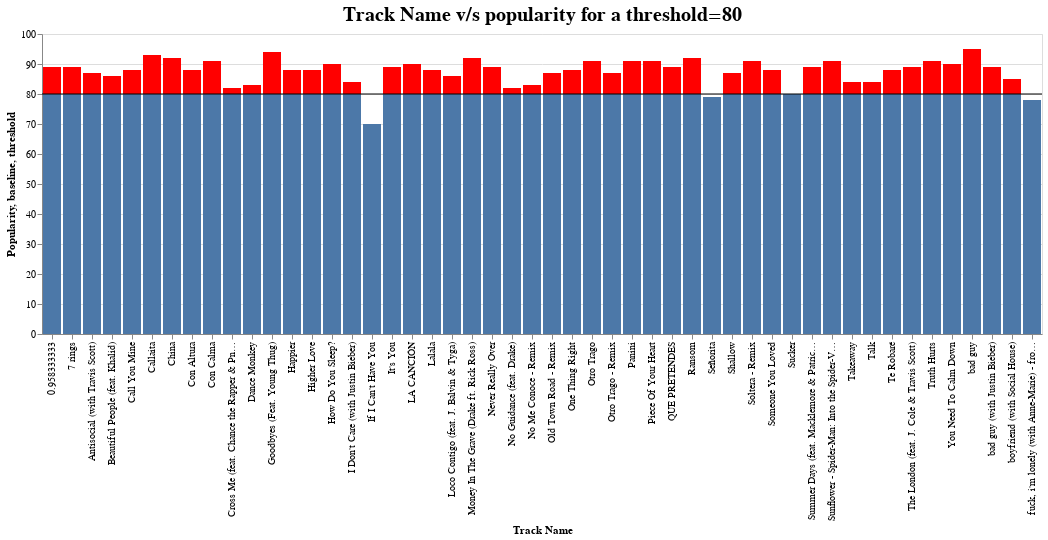

The cell this chart's notebook holds for it:
### Markdown cell above
### TASK 3: We now want to show the popularity of each track by visualizing it on a bar chart with highlighted segments so that we can highlight values beyond a threshold. Show and list the track names whose popularity is less than 80

### Code cell
threshold = pd.DataFrame([{"threshold": 80}])   # Decides the threshold value

bars = alt.Chart(spotify).mark_bar().encode(   # mark_bar will display a bar plot
    x="Track Name",
    y="Popularity",
).properties(
    title='Track Name v/s popularity for a threshold=80'  # chart title
)

highlight = alt.Chart(spotify).mark_bar(color="red").encode(
    x='Track Name',
    y='baseline:Q',
    y2='Popularity'   # Second parameter for the height of the plot
).transform_filter(
    alt.datum.Popularity > 80
).transform_calculate("baseline", "80")

highlight.properties(
    title='Track Name v/s popularity for a threshold=80'  # chart title
)

rule = alt.Chart(threshold).mark_rule().encode(    # mark_rule creates a vertical/horizontal line spanning the axis
    y='threshold:Q'
).properties(
    title='Track Name v/s popularity for a threshold=80'  # chart title
)

(bars + highlight + rule).properties(width=750)  # Concatenating all 3 variables to create the plot

(bars + highlight + rule).configure_title(
    fontSize=20,
    font='Courier',
    anchor='middle',
    color='black'
)

### Figure 1 — Vega-Lite specification as saved in the notebook (floating-point values rounded to 4 significant figures)
{"config": {"view": {"continuousWidth": 400, "continuousHeight": 300}, "title": {"anchor": "middle", "color": "black", "font": "Courier", "fontSize": 20}}, "layer": [{"mark": "bar", "encoding": {"x": {"type": "nominal", "field": "Track Name"}, "y": {"type": "quantitative", "field": "Popularity"}}, "title": "Track Name v/s popularity for a threshold=80"}, {"mark": {"type": "bar", "color": "red"}, "encoding": {"x": {"type": "nominal", "field": "Track Name"}, "y": {"type": "quantitative", "field": "baseline"}, "y2": {"field": "Popularity"}}, "transform": [{"filter": "(datum.Popularity > 80)"}, {"calculate": "80", "as": "baseline"}]}, {"data": {"name": "data-68a633ac5df49b643aae751924867dba"}, "mark": "rule", "encoding": {"y": {"type": "quantitative", "field": "threshold"}}, "title": "Track Name v/s popularity for a threshold=80"}], "data": {"name": "data-459581acc2e1a9d92f0d76b9145d00c9"}, "$schema": "https://vega.github.io/schema/vega-lite/v4.8.1.json", "datasets": {"data-459581acc2e1a9d92f0d76b9145d00c9": [{"Track ID": 1, "Track Name": "Señorita", "Artist Name": "Shawn Mendes", "Genre": "canadian pop", "Beats per min": 117, "Energy": 55, "Danceability": 76, "Loudness(dB)": -6, "Liveness": 8, "Valence": 75, "Length": 191, "Acousticness": 4, "Speechiness": 3, "Popularity": 79}, {"Track ID": 2, "Track Name": "China", "Artist Name": "Anuel AA", "Genre": "reggaeton flow", "Beats per min": 105, "Energy": 81, "Danceability": 79, "Loudness(dB)": -4, "Liveness": 8, "Valence": 61, "Length": 302, "Acousticness": 8, "Speechiness": 9, "Popularity": 92}, {"Track ID": 3, "Track Name": "boyfriend (with Social House)", "Artist Name": "Ariana Grande", "Genre": "dance pop", "Beats per min": 190, "Energy": 80, "Danceability": 40, "Loudness(dB)": -4, "Liveness": 16, "Valence": 70, "Length": 186, "Acousticness": 12, "Speechiness": 46, "Popularity": 85}, {"Track ID": 4, "Track Name": "Beautiful People (feat. Khalid)", "Artist Name": "Ed Sheeran", "Genre": "pop", "Beats per min": 93, "Energy": 65, "Danceability": 64, "Loudness(dB)": -8, "Liveness": 8, "Valence": 55, "Length": 198, "Acousticness": 12, "Speechiness": 19, "Popularity": 86}, {"Track ID": 5, "Track Name": "Goodbyes (Feat. Young Thug)", "Artist Name": "Post Malone", "Genre": "dfw rap", "Beats per min": 150, "Energy": 65, "Danceability": 58, "Loudness(dB)": -4, "Liveness": 11, "Valence": 18, "Length": 175, "Acousticness": 45, "Speechiness": 7, "Popularity": 94}, {"Track ID": 6, "Track Name": "I Don't Care (with Justin Bieber)", "Artist Name": "Ed Sheeran", "Genre": "pop", "Beats per min": 102, "Energy": 68, "Danceability": 80, "Loudness(dB)": -5, "Liveness": 9, "Valence": 84, "Length": 220, "Acousticness": 9, "Speechiness": 4, "Popularity": 84}, {"Track ID": 7, "Track Name": "Ransom", "Artist Name": "Lil Tecca", "Genre": "trap music", "Beats per min": 180, "Energy": 64, "Danceability": 75, "Loudness(dB)": -6, "Liveness": 7, "Valence": 23, "Length": 131, "Acousticness": 2, "Speechiness": 29, "Popularity": 92}, {"Track ID": 8, "Track Name": "How Do You Sleep?", "Artist Name": "Sam Smith", "Genre": "pop", "Beats per min": 111, "Energy": 68, "Danceability": 48, "Loudness(dB)": -5, "Liveness": 8, "Valence": 35, "Length": 202, "Acousticness": 15, "Speechiness": 9, "Popularity": 90}, {"Track ID": 9, "Track Name": "Old Town Road - Remix", "Artist Name": "Lil Nas X", "Genre": "country rap", "Beats per min": 136, "Energy": 62, "Danceability": 88, "Loudness(dB)": -6, "Liveness": 11, "Valence": 64, "Length": 157, "Acousticness": 5, "Speechiness": 10, "Popularity": 87}, {"Track ID": 10, "Track Name": "bad guy", "Artist Name": "Billie Eilish", "Genre": "electropop", "Beats per min": 135, "Energy": 43, "Danceability": 70, "Loudness(dB)": -11, "Liveness": 10, "Valence": 56, "Length": 194, "Acousticness": 33, "Speechiness": 38, "Popularity": 95}, {"Track ID": 11, "Track Name": "Callaita", "Artist Name": "Bad Bunny", "Genre": "reggaeton", "Beats per min": 176, "Energy": 62, "Danceability": 61, "Loudness(dB)": -5, "Liveness": 24, "Valence": 24, "Length": 251, "Acousticness": 60, "Speechiness": 31, "Popularity": 93}, {"Track ID": 12, "Track Name": "Loco Contigo (feat. J. Balvin & Tyga)", "Artist Name": "DJ Snake", "Genre": "dance pop", "Beats per min": 96, "Energy": 71, "Danceability": 82, "Loudness(dB)": -4, "Liveness": 15, "Valence": 38, "Length": 185, "Acousticness": 28, "Speechiness": 7, "Popularity": 86}, {"Track ID": 13, "Track Name": "Someone You Loved", "Artist Name": "Lewis Capaldi", "Genre": "pop", "Beats per min": 110, "Energy": 41, "Danceability": 50, "Loudness(dB)": -6, "Liveness": 11, "Valence": 45, "Length": 182, "Acousticness": 75, "Speechiness": 3, "Popularity": 88}, {"Track ID": 14, "Track Name": "Otro Trago - Remix", "Artist Name": "Sech", "Genre": "panamanian pop", "Beats per min": 176, "Energy": 79, "Danceability": 73, "Loudness(dB)": -2, "Liveness": 6, "Valence": 76, "Length": 288, "Acousticness": 7, "Speechiness": 20, "Popularity": 87}, {"Track ID": 15, "Track Name": "Money In The Grave (Drake ft. Rick Ross)", "Artist Name": "Drake", "Genre": "canadian hip hop", "Beats per min": 101, "Energy": 50, "Danceability": 83, "Loudness(dB)": -4, "Liveness": 12, "Valence": 10, "Length": 205, "Acousticness": 10, "Speechiness": 5, "Popularity": 92}, {"Track ID": 16, "Track Name": "No Guidance (feat. Drake)", "Artist Name": "Chris Brown", "Genre": "dance pop", "Beats per min": 93, "Energy": 45, "Danceability": 70, "Loudness(dB)": -7, "Liveness": 16, "Valence": 14, "Length": 261, "Acousticness": 12, "Speechiness": 15, "Popularity": 82}, {"Track ID": 17, "Track Name": "LA CANCIÓN", "Artist Name": "J Balvin", "Genre": "latin", "Beats per min": 176, "Energy": 65, "Danceability": 75, "Loudness(dB)": -6, "Liveness": 11, "Valence": 43, "Length": 243, "Acousticness": 15, "Speechiness": 32, "Popularity": 90}, {"Track ID": 18, "Track Name": "Sunflower - Spider-Man: Into the Spider-Verse", "Artist Name": "Post Malone", "Genre": "dfw rap", "Beats per min": 90, "Energy": 48, "Danceability": 76, "Loudness(dB)": -6, "Liveness": 7, "Valence": 91, "Length": 158, "Acousticness": 56, "Speechiness": 5, "Popularity": 91}, {"Track ID": 19, "Track Name": "Lalala", "Artist Name": "Y2K", "Genre": "canadian hip hop", "Beats per min": 130, "Energy": 39, "Danceability": 84, "Loudness(dB)": -8, "Liveness": 14, "Valence": 50, "Length": 161, "Acousticness": 18, "Speechiness": 8, "Popularity": 88}, {"Track ID": 20, "Track Name": "Truth Hurts", "Artist Name": "Lizzo", "Genre": "escape room", "Beats per min": 158, "Energy": 62, "Danceability": 72, "Loudness(dB)": -3, "Liveness": 12, "Valence": 41, "Length": 173, "Acousticness": 11, "Speechiness": 11, "Popularity": 91}, {"Track ID": 21, "Track Name": "Piece Of Your Heart", "Artist Name": "MEDUZA", "Genre": "pop house", "Beats per min": 124, "Energy": 74, "Danceability": 68, "Loudness(dB)": -7, "Liveness": 7, "Valence": 63, "Length": 153, "Acousticness": 4, "Speechiness": 3, "Popularity": 91}, {"Track ID": 22, "Track Name": "Panini", "Artist Name": "Lil Nas X", "Genre": "country rap", "Beats per min": 154, "Energy": 59, "Danceability": 70, "Loudness(dB)": -6, "Liveness": 12, "Valence": 48, "Length": 115, "Acousticness": 34, "Speechiness": 8, "Popularity": 91}, {"Track ID": 23, "Track Name": "No Me Conoce - Remix", "Artist Name": "Jhay Cortez", "Genre": "reggaeton flow", "Beats per min": 92, "Energy": 79, "Danceability": 81, "Loudness(dB)": -4, "Liveness": 9, "Valence": 58, "Length": 309, "Acousticness": 14, "Speechiness": 7, "Popularity": 83}, {"Track ID": 24, "Track Name": "Soltera - Remix", "Artist Name": "Lunay", "Genre": "latin", "Beats per min": 92, "Energy": 78, "Danceability": 80, "Loudness(dB)": -4, "Liveness": 44, "Valence": 80, "Length": 266, "Acousticness": 36, "Speechiness": 4, "Popularity": 91}, {"Track ID": 25, "Track Name": "bad guy (with Justin Bieber)", "Artist Name": "Billie Eilish", "Genre": "electropop", "Beats per min": 135, "Energy": 45, "Danceability": 67, "Loudness(dB)": -11, "Liveness": 12, "Valence": 68, "Length": 195, "Acousticness": 25, "Speechiness": 30, "Popularity": 89}, {"Track ID": 26, "Track Name": "If I Can't Have You", "Artist Name": "Shawn Mendes", "Genre": "canadian pop", "Beats per min": 124, "Energy": 82, "Danceability": 69, "Loudness(dB)": -4, "Liveness": 13, "Valence": 87, "Length": 191, "Acousticness": 49, "Speechiness": 6, "Popularity": 70}, {"Track ID": 27, "Track Name": "Dance Monkey", "Artist Name": "Tones and I", "Genre": "australian pop", "Beats per min": 98, "Energy": 59, "Danceability": 82, "Loudness(dB)": -6, "Liveness": 18, "Valence": 54, "Length": 210, "Acousticness": 69, "Speechiness": 10, "Popularity": 83}, {"Track ID": 28, "Track Name": "It's You", "Artist Name": "Ali Gatie", "Genre": "canadian hip hop", "Beats per min": 96, "Energy": 46, "Danceability": 73, "Loudness(dB)": -7, "Liveness": 19, "Valence": 40, "Length": 213, "Acousticness": 37, "Speechiness": 3, "Popularity": 89}, {"Track ID": 29, "Track Name": "Con Calma", "Artist Name": "Daddy Yankee", "Genre": "latin", "Beats per min": 94, "Energy": 86, "Danceability": 74, "Loudness(dB)": -3, "Liveness": 6, "Valence": 66, "Length": 193, "Acousticness": 11, "Speechiness": 6, "Popularity": 91}, {"Track ID": 30, "Track Name": "QUE PRETENDES", "Artist Name": "J Balvin", "Genre": "latin", "Beats per min": 93, "Energy": 79, "Danceability": 64, "Loudness(dB)": -4, "Liveness": 36, "Valence": 94, "Length": 222, "Acousticness": 3, "Speechiness": 25, "Popularity": 89}, {"Track ID": 31, "Track Name": "Takeaway", "Artist Name": "The Chainsmokers", "Genre": "edm", "Beats per min": 85, "Energy": 51, "Danceability": 29, "Loudness(dB)": -8, "Liveness": 10, "Valence": 36, "Length": 210, "Acousticness": 12, "Speechiness": 4, "Popularity": 84}, {"Track ID": 32, "Track Name": "7 rings", "Artist Name": "Ariana Grande", "Genre": "dance pop", "Beats per min": 140, "Energy": 32, "Danceability": 78, "Loudness(dB)": -11, "Liveness": 9, "Valence": 33, "Length": 179, "Acousticness": 59, "Speechiness": 33, "Popularity": 89}, {"Track ID": 33, "Track Name": "0.958333333", "Artist Name": "Maluma", "Genre": "reggaeton", "Beats per min": 96, "Energy": 71, "Danceability": 78, "Loudness(dB)": -5, "Liveness": 9, "Valence": 68, "Length": 176, "Acousticness": 22, "Speechiness": 28, "Popularity": 89}, {"Track ID": 34, "Track Name": "The London (feat. J. Cole & Travis Scott)", "Artist Name": "Young Thug", "Genre": "atl hip hop", "Beats per min": 98, "Energy": 59, "Danceability": 80, "Loudness(dB)": -7, "Liveness": 13, "Valence": 18, "Length": 200, "Acousticness": 2, "Speechiness": 15, "Popularity": 89}, {"Track ID": 35, "Track Name": "Never Really Over", "Artist Name": "Katy Perry", "Genre": "dance pop", "Beats per min": 100, "Energy": 88, "Danceability": 77, "Loudness(dB)": -5, "Liveness": 32, "Valence": 39, "Length": 224, "Acousticness": 19, "Speechiness": 6, "Popularity": 89}, {"Track ID": 36, "Track Name": "Summer Days (feat. Macklemore & Patrick Stump of Fall Out Boy)", "Artist Name": "Martin Garrix", "Genre": "big room", "Beats per min": 114, "Energy": 72, "Danceability": 66, "Loudness(dB)": -7, "Liveness": 14, "Valence": 32, "Length": 164, "Acousticness": 18, "Speechiness": 6, "Popularity": 89}, {"Track ID": 37, "Track Name": "Otro Trago", "Artist Name": "Sech", "Genre": "panamanian pop", "Beats per min": 176, "Energy": 70, "Danceability": 75, "Loudness(dB)": -5, "Liveness": 11, "Valence": 62, "Length": 226, "Acousticness": 14, "Speechiness": 34, "Popularity": 91}, {"Track ID": 38, "Track Name": "Antisocial (with Travis Scott)", "Artist Name": "Ed Sheeran", "Genre": "pop", "Beats per min": 152, "Energy": 82, "Danceability": 72, "Loudness(dB)": -5, "Liveness": 36, "Valence": 91, "Length": 162, "Acousticness": 13, "Speechiness": 5, "Popularity": 87}, {"Track ID": 39, "Track Name": "Sucker", "Artist Name": "Jonas Brothers", "Genre": "boy band", "Beats per min": 138, "Energy": 73, "Danceability": 84, "Loudness(dB)": -5, "Liveness": 11, "Valence": 95, "Length": 181, "Acousticness": 4, "Speechiness": 6, "Popularity": 80}, {"Track ID": 40, "Track Name": "fuck, i'm lonely (with Anne-Marie) - from “13 Reasons Why: Season 3”", "Artist Name": "Lauv", "Genre": "dance pop", "Beats per min": 95, "Energy": 56, "Danceability": 81, "Loudness(dB)": -6, "Liveness": 6, "Valence": 68, "Length": 199, "Acousticness": 48, "Speechiness": 7, "Popularity": 78}, {"Track ID": 41, "Track Name": "Higher Love", "Artist Name": "Kygo", "Genre": "edm", "Beats per min": 104, "Energy": 68, "Danceability": 69, "Loudness(dB)": -7, "Liveness": 10, "Valence": 40, "Length": 228, "Acousticness": 2, "Speechiness": 3, "Popularity": 88}, {"Track ID": 42, "Track Name": "You Need To Calm Down", "Artist Name": "Taylor Swift", "Genre": "dance pop", "Beats per min": 85, "Energy": 68, "Danceability": 77, "Loudness(dB)": -6, "Liveness": 7, "Valence": 73, "Length": 171, "Acousticness": 1, "Speechiness": 5, "Popularity": 90}, {"Track ID": 43, "Track Name": "Shallow", "Artist Name": "Lady Gaga", "Genre": "dance pop", "Beats per min": 96, "Energy": 39, "Danceability": 57, "Loudness(dB)": -6, "Liveness": 23, "Valence": 32, "Length": 216, "Acousticness": 37, "Speechiness": 3, "Popularity": 87}, {"Track ID": 44, "Track Name": "Talk", "Artist Name": "Khalid", "Genre": "pop", "Beats per min": 136, "Energy": 40, "Danceability": 90, "Loudness(dB)": -9, "Liveness": 6, "Valence": 35, "Length": 198, "Acousticness": 5, "Speechiness": 13, "Popularity": 84}, {"Track ID": 45, "Track Name": "Con Altura", "Artist Name": "ROSALÍA", "Genre": "r&b en espanol", "Beats per min": 98, "Energy": 69, "Danceability": 88, "Loudness(dB)": -4, "Liveness": 5, "Valence": 75, "Length": 162, "Acousticness": 39, "Speechiness": 12, "Popularity": 88}, {"Track ID": 46, "Track Name": "One Thing Right", "Artist Name": "Marshmello", "Genre": "brostep", "Beats per min": 88, "Energy": 62, "Danceability": 66, "Loudness(dB)": -2, "Liveness": 58, "Valence": 44, "Length": 182, "Acousticness": 7, "Speechiness": 5, "Popularity": 88}, {"Track ID": 47, "Track Name": "Te Robaré", "Artist Name": "Nicky Jam", "Genre": "latin", "Beats per min": 176, "Energy": 75, "Danceability": 67, "Loudness(dB)": -4, "Liveness": 8, "Valence": 80, "Length": 202, "Acousticness": 24, "Speechiness": 6, "Popularity": 88}, {"Track ID": 48, "Track Name": "Happier", "Artist Name": "Marshmello", "Genre": "brostep", "Beats per min": 100, "Energy": 79, "Danceability": 69, "Loudness(dB)": -3, "Liveness": 17, "Valence": 67, "Length": 214, "Acousticness": 19, "Speechiness": 5, "Popularity": 88}, {"Track ID": 49, "Track Name": "Call You Mine", "Artist Name": "The Chainsmokers", "Genre": "edm", "Beats per min": 104, "Energy": 70, "Danceability": 59, "Loudness(dB)": -6, "Liveness": 41, "Valence": 50, "Length": 218, "Acousticness": 23, "Speechiness": 3, "Popularity": 88}, {"Track ID": 50, "Track Name": "Cross Me (feat. Chance the Rapper & PnB Rock)", "Artist Name": "Ed Sheeran", "Genre": "pop", "Beats per min": 95, "Energy": 79, "Danceability": 75, "Loudness(dB)": -6, "Liveness": 7, "Valence": 61, "Length": 206, "Acousticness": 21, "Speechiness": 12, "Popularity": 82}], "data-68a633ac5df49b643aae751924867dba": [{"threshold": 80}]}}
